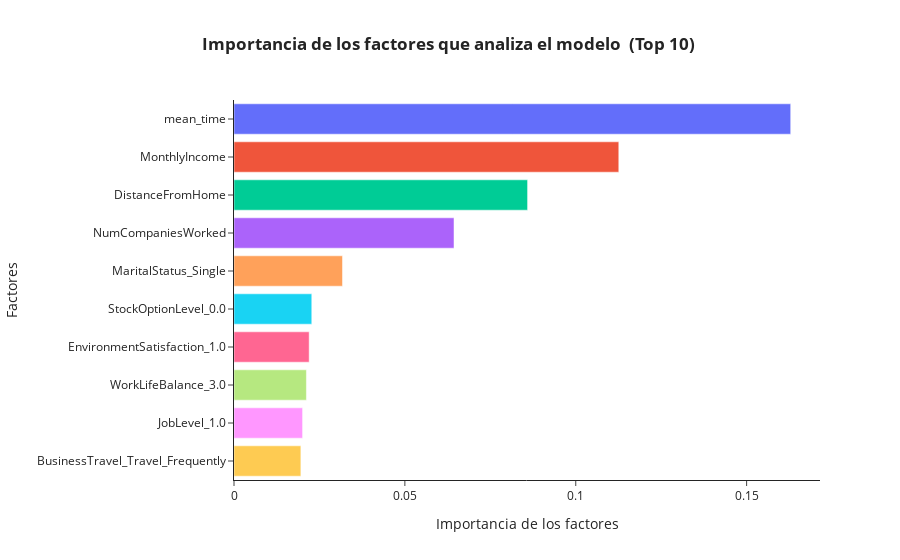

Notebook source saved alongside this figure:
### Code cell
#Importacia de cada factor 
columns=pd.DataFrame(X_m1.columns).rename(columns={0:'columns'})
#Creación del Data frame con el nivel de importacia
importances=pd.DataFrame(m1_ranfor.feature_importances_).rename(columns={0:'importances'})
cf=pd.concat([columns,importances], axis=1)

#Se organiza el Dataframe de mayor a menor y se escoge el top 10
cf=cf.sort_values('importances',ascending=False).head(10)


#Creación del gráfico
fig = px.bar(cf, x='importances', y='columns', color = 'columns',  title ='<b>Importancia de los factores que analiza el modelo  (Top 10) <b>')

# agregar detalles a la gráfica
fig.update_layout(
    xaxis_title = 'Importancia de los factores',
    yaxis_title = 'Factores',
    template = 'simple_white',
    title_x = 0.5,
    showlegend=False)

### Figure 1 — Plotly figure (JSON) as saved in the notebook; plotly's stock layout.template omitted (floating-point values rounded to 4 significant figures)
{"data": [{"alignmentgroup": "True", "hovertemplate": "columns=%{y}<br>importances=%{x}<extra></extra>", "legendgroup": "mean_time", "marker": {"color": "#636efa", "pattern": {"shape": ""}}, "name": "mean_time", "offsetgroup": "mean_time", "orientation": "h", "showlegend": true, "textposition": "auto", "type": "bar", "x": [0.1629], "xaxis": "x", "y": ["mean_time"], "yaxis": "y"}, {"alignmentgroup": "True", "hovertemplate": "columns=%{y}<br>importances=%{x}<extra></extra>", "legendgroup": "MonthlyIncome", "marker": {"color": "#EF553B", "pattern": {"shape": ""}}, "name": "MonthlyIncome", "offsetgroup": "MonthlyIncome", "orientation": "h", "showlegend": true, "textposition": "auto", "type": "bar", "x": [0.1126], "xaxis": "x", "y": ["MonthlyIncome"], "yaxis": "y"}, {"alignmentgroup": "True", "hovertemplate": "columns=%{y}<br>importances=%{x}<extra></extra>", "legendgroup": "DistanceFromHome", "marker": {"color": "#00cc96", "pattern": {"shape": ""}}, "name": "DistanceFromHome", "offsetgroup": "DistanceFromHome", "orientation": "h", "showlegend": true, "textposition": "auto", "type": "bar", "x": [0.08591], "xaxis": "x", "y": ["DistanceFromHome"], "yaxis": "y"}, {"alignmentgroup": "True", "hovertemplate": "columns=%{y}<br>importances=%{x}<extra></extra>", "legendgroup": "NumCompaniesWorked", "marker": {"color": "#ab63fa", "pattern": {"shape": ""}}, "name": "NumCompaniesWorked", "offsetgroup": "NumCompaniesWorked", "orientation": "h", "showlegend": true, "textposition": "auto", "type": "bar", "x": [0.06438], "xaxis": "x", "y": ["NumCompaniesWorked"], "yaxis": "y"}, {"alignmentgroup": "True", "hovertemplate": "columns=%{y}<br>importances=%{x}<extra></extra>", "legendgroup": "MaritalStatus_Single", "marker": {"color": "#FFA15A", "pattern": {"shape": ""}}, "name": "MaritalStatus_Single", "offsetgroup": "MaritalStatus_Single", "orientation": "h", "showlegend": true, "textposition": "auto", "type": "bar", "x": [0.03175], "xaxis": "x", "y": ["MaritalStatus_Single"], "yaxis": "y"}, {"alignmentgroup": "True", "hovertemplate": "columns=%{y}<br>importances=%{x}<extra></extra>", "legendgroup": "StockOptionLevel_0.0", "marker": {"color": "#19d3f3", "pattern": {"shape": ""}}, "name": "StockOptionLevel_0.0", "offsetgroup": "StockOptionLevel_0.0", "orientation": "h", "showlegend": true, "textposition": "auto", "type": "bar", "x": [0.02276], "xaxis": "x", "y": ["StockOptionLevel_0.0"], "yaxis": "y"}, {"alignmentgroup": "True", "hovertemplate": "columns=%{y}<br>importances=%{x}<extra></extra>", "legendgroup": "EnvironmentSatisfaction_1.0", "marker": {"color": "#FF6692", "pattern": {"shape": ""}}, "name": "EnvironmentSatisfaction_1.0", "offsetgroup": "EnvironmentSatisfaction_1.0", "orientation": "h", "showlegend": true, "textposition": "auto", "type": "bar", "x": [0.02199], "xaxis": "x", "y": ["EnvironmentSatisfaction_1.0"], "yaxis": "y"}, {"alignmentgroup": "True", "hovertemplate": "columns=%{y}<br>importances=%{x}<extra></extra>", "legendgroup": "WorkLifeBalance_3.0", "marker": {"color": "#B6E880", "pattern": {"shape": ""}}, "name": "WorkLifeBalance_3.0", "offsetgroup": "WorkLifeBalance_3.0", "orientation": "h", "showlegend": true, "textposition": "auto", "type": "bar", "x": [0.02119], "xaxis": "x", "y": ["WorkLifeBalance_3.0"], "yaxis": "y"}, {"alignmentgroup": "True", "hovertemplate": "columns=%{y}<br>importances=%{x}<extra></extra>", "legendgroup": "JobLevel_1.0", "marker": {"color": "#FF97FF", "pattern": {"shape": ""}}, "name": "JobLevel_1.0", "offsetgroup": "JobLevel_1.0", "orientation": "h", "showlegend": true, "textposition": "auto", "type": "bar", "x": [0.02007], "xaxis": "x", "y": ["JobLevel_1.0"], "yaxis": "y"}, {"alignmentgroup": "True", "hovertemplate": "columns=%{y}<br>importances=%{x}<extra></extra>", "legendgroup": "BusinessTravel_Travel_Frequently", "marker": {"color": "#FECB52", "pattern": {"shape": ""}}, "name": "BusinessTravel_Travel_Frequently", "offsetgroup": "BusinessTravel_Travel_Frequently", "orientation": "h", "showlegend": true, "textposition": "auto", "type": "bar", "x": [0.01957], "xaxis": "x", "y": ["BusinessTravel_Travel_Frequently"], "yaxis": "y"}], "layout": {"barmode": "relative", "legend": {"title": {"text": "columns"}, "tracegroupgap": 0}, "showlegend": false, "title": {"text": "<b>Importancia de los factores que analiza el modelo  (Top 10) <b>", "x": 0.5}, "xaxis": {"anchor": "y", "domain": [0, 1], "title": {"text": "Importancia de los factores"}}, "yaxis": {"anchor": "x", "categoryarray": ["BusinessTravel_Travel_Frequently", "JobLevel_1.0", "WorkLifeBalance_3.0", "EnvironmentSatisfaction_1.0", "StockOptionLevel_0.0", "MaritalStatus_Single", "NumCompaniesWorked", "DistanceFromHome", "MonthlyIncome", "mean_time"], "categoryorder": "array", "domain": [0, 1], "title": {"text": "Factores"}}}}
